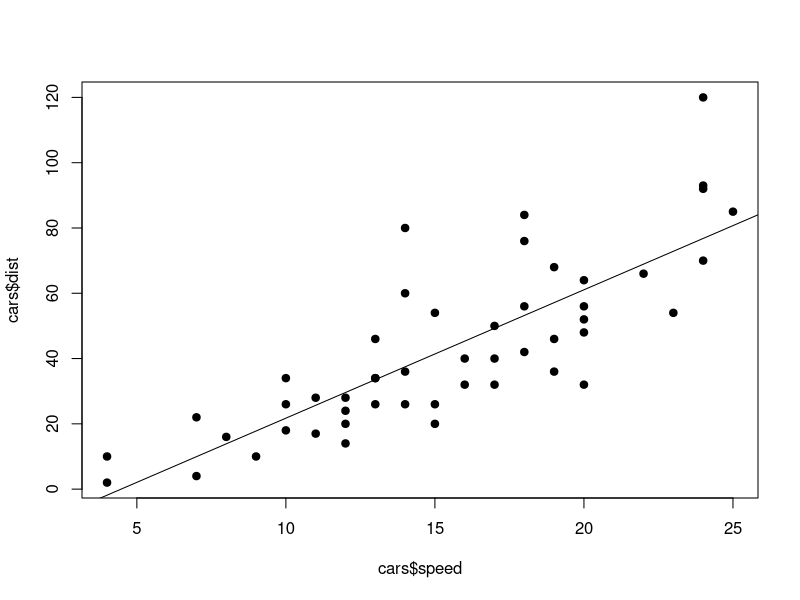

R code for this plot:
## ---- chunk 1
data(cars)
cars
plot(cars$speed,cars$dist,pch=19)
abline(lm(cars$dist ~ cars$speed))
